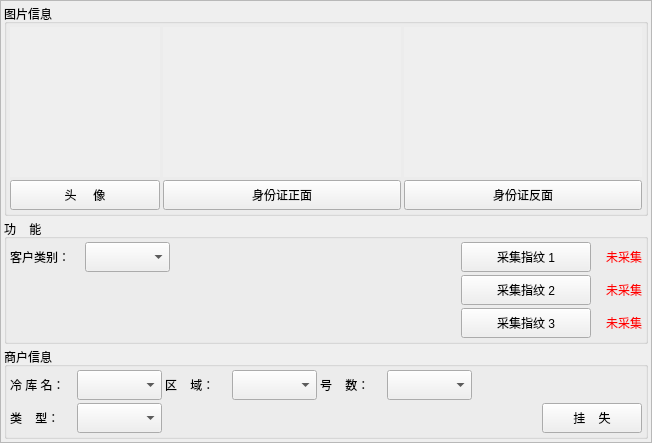
    <widget class="QFrame" name="frame_14">
     <property name="frameShape">
      <enum>QFrame::StyledPanel</enum>
     </property>
     <property name="frameShadow">
      <enum>QFrame::Raised</enum>
     </property>
     <layout class="QGridLayout" name="gridLayout_8">
      <property name="margin">
       <number>3</number>
      </property>
      <property name="spacing">
       <number>3</number>
      </property>
      <item row="2" column="0">
       <widget class="QGroupBox" name="groupBox_7">
        <property name="maximumSize">
         <size>
          <width>16777215</width>
          <height>16777215</height>
         </size>
        </property>
        <property name="title">
         <string>商户信息</string>
        </property>
        <layout class="QGridLayout" name="gridLayout_7">
         <property name="margin">
          <number>3</number>
         </property>
         <property name="spacing">
          <number>3</number>
         </property>
         <item row="0" column="6" colspan="2">
          <spacer name="horizontalSpacer_3">
           <property name="orientation">
            <enum>Qt::Horizontal</enum>
           </property>
           <property name="sizeHint" stdset="0">
            <size>
             <width>40</width>
             <height>20</height>
            </size>
           </property>
          </spacer>
         </item>
         <item row="0" column="0">
          <widget class="QLabel" name="label_19">
           <property name="minimumSize">
            <size>
             <width>0</width>
             <height>30</height>
            </size>
           </property>
           <property name="text">
            <string>冷 库 名：</string>
           </property>
          </widget>
         </item>
         <item row="0" column="4">
          <widget class="QLabel" name="label_21">
           <property name="minimumSize">
            <size>
             <width>0</width>
             <height>30</height>
            </size>
           </property>
           <property name="text">
            <string>号    数：</string>
           </property>
          </widget>
         </item>
         <item row="0" column="2">
          <widget class="QLabel" name="label_20">
           <property name="minimumSize">
            <size>
             <width>0</width>
             <height>30</height>
            </size>
           </property>
           <property name="text">
            <string>区    域：</string>
           </property>
          </widget>
         </item>
         <item row="0" column="1">
          <widget class="QComboBox" name="comboBox_3">
           <property name="minimumSize">
            <size>
             <width>85</width>
             <height>30</height>
            </size>
           </property>
           <property name="maximumSize">
            <size>
             <width>85</width>
             <height>16777215</height>
            </size>
           </property>
          </widget>
         </item>
         <item row="1" column="7">
          <widget class="QPushButton" name="pushButton_5">
           <property name="minimumSize">
            <size>
             <width>100</width>
             <height>30</height>
            </size>
           </property>
           <property name="text">
            <string>挂    失</string>
           </property>
          </widget>
         </item>
         <item row="1" column="2" colspan="5">
          <spacer name="horizontalSpacer">
           <property name="orientation">
            <enum>Qt::Horizontal</enum>
           </property>
           <property name="sizeHint" stdset="0">
            <size>
             <width>40</width>
             <height>20</height>
            </size>
           </property>
          </spacer>
         </item>
         <item row="1" column="1">
          <widget class="QComboBox" name="comboBox_6">
           <property name="minimumSize">
            <size>
             <width>85</width>
             <height>30</height>
            </size>
           </property>
           <property name="maximumSize">
            <size>
             <width>85</width>
             <height>16777215</height>
            </size>
           </property>
          </widget>
         </item>
         <item row="1" column="0">
          <widget class="QLabel" name="label_24">
           <property name="minimumSize">
            <size>
             <width>0</width>
             <height>30</height>
            </size>
           </property>
           <property name="text">
            <string>类    型：</string>
           </property>
          </widget>
         </item>
         <item row="0" column="5">
          <widget class="QComboBox" name="comboBox_5">
           <property name="minimumSize">
            <size>
             <width>85</width>
             <height>30</height>
            </size>
           </property>
           <property name="maximumSize">
            <size>
             <width>85</width>
             <height>16777215</height>
            </size>
           </property>
          </widget>
         </item>
         <item row="0" column="3">
          <widget class="QComboBox" name="comboBox_4">
           <property name="minimumSize">
            <size>
             <width>85</width>
             <height>30</height>
            </size>
           </property>
           <property name="maximumSize">
            <size>
             <width>85</width>
             <height>16777215</height>
            </size>
           </property>
          </widget>
         </item>
        </layout>
       </widget>
      </item>
      <item row="0" column="0">
       <widget class="QGroupBox" name="groupBox_5">
        <property name="minimumSize">
         <size>
          <width>0</width>
          <height>0</height>
         </size>
        </property>
        <property name="maximumSize">
         <size>
          <width>16777215</width>
          <height>16777215</height>
         </size>
        </property>
        <property name="title">
         <string>图片信息</string>
        </property>
        <layout class="QGridLayout" name="gridLayout_2">
         <property name="margin">
          <number>3</number>
         </property>
         <property name="spacing">
          <number>3</number>
         </property>
         <item row="0" column="0">
          <widget class="QWidget" name="head" native="true">
           <property name="minimumSize">
            <size>
             <width>150</width>
             <height>150</height>
            </size>
           </property>
           <property name="maximumSize">
            <size>
             <width>16777215</width>
             <height>16777215</height>
            </size>
           </property>
           <property name="autoFillBackground">
            <bool>true</bool>
           </property>
          </widget>
         </item>
         <item row="0" column="1">
          <widget class="QWidget" name="front" native="true">
           <property name="minimumSize">
            <size>
             <width>238</width>
             <height>150</height>
            </size>
           </property>
           <property name="maximumSize">
            <size>
             <width>16777215</width>
             <height>16777215</height>
            </size>
           </property>
           <property name="autoFillBackground">
            <bool>true</bool>
           </property>
          </widget>
         </item>
         <item row="0" column="2">
          <widget class="QWidget" name="back" native="true">
           <property name="minimumSize">
            <size>
             <width>238</width>
             <height>150</height>
            </size>
           </property>
           <property name="maximumSize">
            <size>
             <width>16777215</width>
             <height>16777215</height>
            </size>
           </property>
           <property name="autoFillBackground">
            <bool>true</bool>
           </property>
          </widget>
         </item>
         <item row="1" column="0">
          <widget class="QPushButton" name="pushButton_2">
           <property name="minimumSize">
            <size>
             <width>0</width>
             <height>30</height>
            </size>
           </property>
           <property name="maximumSize">
            <size>
             <width>16777215</width>
             <height>16777215</height>
            </size>
           </property>
           <property name="text">
            <string>头     像</string>
           </property>
          </widget>
         </item>
         <item row="1" column="1">
          <widget class="QPushButton" name="pushButton_3">
           <property name="minimumSize">
            <size>
             <width>0</width>
             <height>30</height>
            </size>
           </property>
           <property name="maximumSize">
            <size>
             <width>16777215</width>
             <height>16777215</height>
            </size>
           </property>
           <property name="text">
            <string>身份证正面</string>
           </property>
          </widget>
         </item>
         <item row="1" column="2">
          <widget class="QPushButton" name="pushButton_4">
           <property name="minimumSize">
            <size>
             <width>0</width>
             <height>30</height>
            </size>
           </property>
           <property name="maximumSize">
            <size>
             <width>16777215</width>
             <height>16777215</height>
            </size>
           </property>
           <property name="text">
            <string>身份证反面</string>
           </property>
          </widget>
         </item>
        </layout>
       </widget>
      </item>
      <item row="1" column="0">
       <widget class="QGroupBox" name="groupBox_8">
        <property name="maximumSize">
         <size>
          <width>16777215</width>
          <height>16777215</height>
         </size>
        </property>
        <property name="title">
         <string>功    能</string>
        </property>
        <layout class="QGridLayout" name="gridLayout">
         <property name="horizontalSpacing">
          <number>15</number>
         </property>
         <property name="verticalSpacing">
          <number>3</number>
         </property>
         <property name="margin">
          <number>3</number>
         </property>
         <item row="0" column="6">
          <widget class="QLabel" name="label_11">
           <property name="palette">
            <palette>
             <active>
              <colorrole role="WindowText">
               <brush brushstyle="SolidPattern">
                <color alpha="255">
                 <red>255</red>
                 <green>0</green>
                 <blue>0</blue>
                </color>
               </brush>
              </colorrole>
             </active>
             <inactive>
              <colorrole role="WindowText">
               <brush brushstyle="SolidPattern">
                <color alpha="255">
                 <red>255</red>
                 <green>0</green>
                 <blue>0</blue>
                </color>
               </brush>
              </colorrole>
             </inactive>
             <disabled>
              <colorrole role="WindowText">
               <brush brushstyle="SolidPattern">
                <color alpha="255">
                 <red>120</red>
                 <green>120</green>
                 <blue>120</blue>
                </color>
               </brush>
              </colorrole>
             </disabled>
            </palette>
           </property>
           <property name="text">
            <string>未采集</string>
           </property>
          </widget>
         </item>
         <item row="1" column="6">
          <widget class="QLabel" name="label_13">
           <property name="palette">
            <palette>
             <active>
              <colorrole role="WindowText">
               <brush brushstyle="SolidPattern">
                <color alpha="255">
                 <red>255</red>
                 <green>0</green>
                 <blue>0</blue>
                </color>
               </brush>
              </colorrole>
             </active>
             <inactive>
              <colorrole role="WindowText">
               <brush brushstyle="SolidPattern">
                <color alpha="255">
                 <red>255</red>
                 <green>0</green>
                 <blue>0</blue>
                </color>
               </brush>
              </colorrole>
             </inactive>
             <disabled>
              <colorrole role="WindowText">
               <brush brushstyle="SolidPattern">
                <color alpha="255">
                 <red>120</red>
                 <green>120</green>
                 <blue>120</blue>
                </color>
               </brush>
              </colorrole>
             </disabled>
            </palette>
           </property>
           <property name="text">
            <string>未采集</string>
           </property>
          </widget>
         </item>
         <item row="1" column="5">
          <widget class="QPushButton" name="pushButton_7">
           <property name="minimumSize">
            <size>
             <width>130</width>
             <height>30</height>
            </size>
           </property>
           <property name="text">
            <string>采集指纹 2</string>
           </property>
          </widget>
         </item>
         <item row="2" column="6">
          <widget class="QLabel" name="label_15">
           <property name="palette">
            <palette>
             <active>
              <colorrole role="WindowText">
               <brush brushstyle="SolidPattern">
                <color alpha="255">
                 <red>255</red>
                 <green>0</green>
                 <blue>0</blue>
                </color>
               </brush>
              </colorrole>
             </active>
             <inactive>
              <colorrole role="WindowText">
               <brush brushstyle="SolidPattern">
                <color alpha="255">
                 <red>255</red>
                 <green>0</green>
                 <blue>0</blue>
                </color>
               </brush>
              </colorrole>
             </inactive>
             <disabled>
              <colorrole role="WindowText">
               <brush brushstyle="SolidPattern">
                <color alpha="255">
                 <red>120</red>
                 <green>120</green>
                 <blue>120</blue>
                </color>
               </brush>
              </colorrole>
             </disabled>
            </palette>
           </property>
           <property name="text">
            <string>未采集</string>
           </property>
          </widget>
         </item>
         <item row="0" column="3">
          <spacer name="horizontalSpacer_4">
           <property name="orientation">
            <enum>Qt::Horizontal</enum>
           </property>
           <property name="sizeHint" stdset="0">
            <size>
             <width>40</width>
             <height>20</height>
            </size>
           </property>
          </spacer>
         </item>
         <item row="0" column="2">
          <spacer name="horizontalSpacer_2">
           <property name="orientation">
            <enum>Qt::Horizontal</enum>
           </property>
           <property name="sizeHint" stdset="0">
            <size>
             <width>40</width>
             <height>20</height>
            </size>
           </property>
          </spacer>
         </item>
         <item row="0" column="0">
          <widget class="QLabel" name="label_25">
           <property name="minimumSize">
            <size>
             <width>0</width>
             <height>30</height>
            </size>
           </property>
           <property name="text">
            <string>客户类别：</string>
           </property>
          </widget>
         </item>
         <item row="2" column="5">
          <widget class="QPushButton" name="pushButton_8">
           <property name="minimumSize">
            <size>
             <width>130</width>
             <height>30</height>
            </size>
           </property>
           <property name="text">
            <string>采集指纹 3</string>
           </property>
          </widget>
         </item>
         <item row="0" column="5">
          <widget class="QPushButton" name="pushButton_6">
           <property name="minimumSize">
            <size>
             <width>130</width>
             <height>30</height>
            </size>
           </property>
           <property name="text">
            <string>采集指纹 1</string>
           </property>
          </widget>
         </item>
         <item row="0" column="4">
          <spacer name="horizontalSpacer_6">
           <property name="orientation">
            <enum>Qt::Horizontal</enum>
           </property>
           <property name="sizeHint" stdset="0">
            <size>
             <width>40</width>
             <height>20</height>
            </size>
           </property>
          </spacer>
         </item>
         <item row="0" column="1">
          <widget class="QComboBox" name="comboBox_2">
           <property name="minimumSize">
            <size>
             <width>85</width>
             <height>30</height>
            </size>
           </property>
           <property name="maximumSize">
            <size>
             <width>85</width>
             <height>16777215</height>
            </size>
           </property>
          </widget>
         </item>
        </layout>
       </widget>
      </item>
     </layout>
    </widget>
